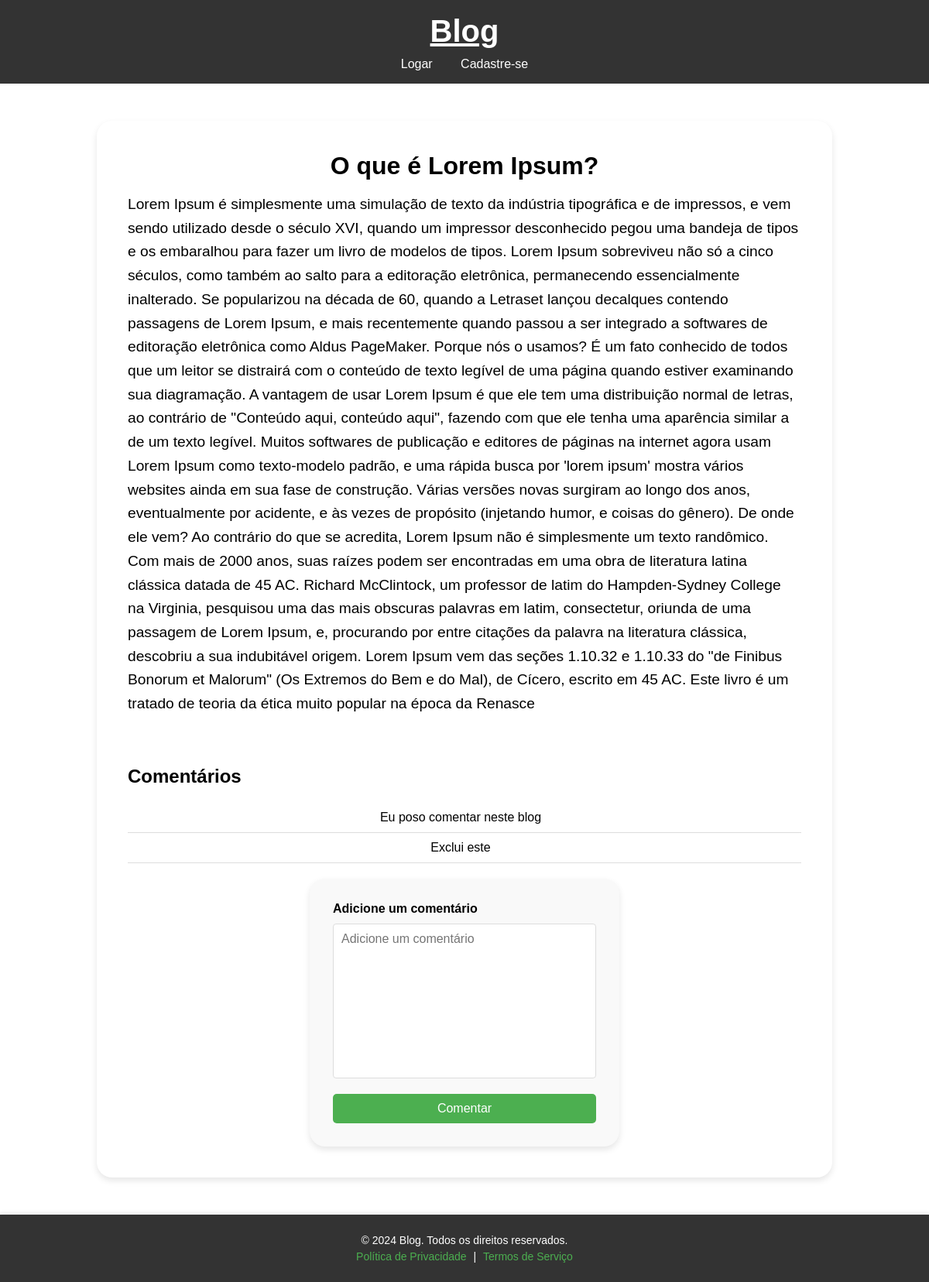
Screenshot of /blog/postagem/8 with the database file from the repository.
### tables this page shows
CREATE TABLE postagens (
    id INTEGER PRIMARY KEY AUTOINCREMENT,
    titulo TEXT NOT NULL,
    conteudo TEXT NOT NULL,
    usuario_id INTEGER NOT NULL,
    FOREIGN KEY (usuario_id) REFERENCES usuarios(id)
);

CREATE TABLE comentarios (
    id INTEGER PRIMARY KEY AUTOINCREMENT,
    conteudo TEXT NOT NULL,
    postagem_id INTEGER NOT NULL,
    usuario_id INTEGER NOT NULL,
    FOREIGN KEY (postagem_id) REFERENCES postagens(id),
    FOREIGN KEY (usuario_id) REFERENCES usuarios(id)
);

### routes/blog_routes.py (the view, shortened to what this page needs)
@blog_bp.route('/postagem/<int:postagem_id>', methods=['GET', 'POST'])
def detalhe_postagem(postagem_id):
    db = get_db()
    postagem = db.execute(
        'SELECT id, titulo, conteudo, usuario_id FROM postagens WHERE id = ?',
        (postagem_id,)
    ).fetchone()
    if not postagem:
        return "Postagem não encontrada", 404
    comentarios = db.execute(
        'SELECT id, conteudo, usuario_id FROM comentarios WHERE postagem_id = ?',
        (postagem_id,)
    ).fetchall()
    return render_template('detalhe_postagem.html', postagem=postagem, comentarios=comentarios)

### models/db.py (called while the page is built)
def get_db():
    if 'db' not in g:
        g.db = sqlite3.connect(current_app.config['DATABASE'])
        g.db.row_factory = sqlite3.Row
    return g.db

### templates/detalhe_postagem.html (shortened to what this page needs)
{% extends "base.html" %}
{% block content %}
<div class="post-container">
    <div class="post-detalhe">
        <h1>{{ postagem['titulo'] }}</h1>
        <p>{{ postagem['conteudo'] }}</p>
    </div>
    <div class="comentarios">
        <h2>Comentários</h2>
        {% if comentarios %}
            <ul>
                {% for comentario in comentarios %}
                    <li class="comentario">
                        <span>{{ comentario['conteudo'] }}</span>
                    </li>
                {% endfor %}
            </ul>
        {% else %}
            <p>Sem comentários ainda.</p>
        {% endif %}
        <form class="add_post" method="POST" action="{{ url_for('blog.comentar_postagem', postagem_id=postagem['id']) }}">
            <h4>Adicione um comentário</h4>
            <textarea name="conteudo" placeholder="Adicione um comentário" required></textarea>
            <button type="submit" class="btn">Comentar</button>
        </form>
    </div>
</div>
{% endblock %}

### static/css/main.css (style rules this page uses)
* { font-family: Arial, sans-serif; margin: 0; padding: 0; box-sizing: border-box; }
html, body { min-height: 100%; display: flex; flex-direction: column; height: 100vh; }
h4 { padding-bottom: 10px; }

### static/css/form.css (style rules this page uses)
input, textarea { width: 100%; padding: 10px; margin-bottom: 15px; border: 1px solid #ccc; border-radius: 4px; box-sizing: border-box; }
button[type="submit"] { background-color: #4CAF50; color: white; border: none; cursor: pointer; padding: 10px 15px; width: 100%; font-size: 16px; }
ul { list-style-type: none; padding: 0; margin: 20px 0; color: red; text-align: center; }

### static/css/post.css (style rules this page uses)
h1 { font-size: 24px; text-align: center; margin-bottom: 20px; }
input, textarea { width: 100%; padding: 10px; margin-bottom: 20px; border: 1px solid #ddd; border-radius: 4px; font-size: 16px; color: #333; background-color: #fff; }
button { width: 100%; padding: 12px; background-color: #333; color: white; border: none; border-radius: 4px; font-size: 16px; cursor: pointer; transition: background-color 0.3s ease; }
textarea { height: 200px; resize: none; }

### static/css/detalhe_post.css (style rules this page uses)
.post-container { width: 950px; padding: 40px; border-radius: 20px; box-shadow: 0 4px 9px rgba(0, 0, 0, 0.1); }
.post-detalhe { margin-bottom: 2em; }
.post-detalhe h1 { font-size: 2rem; margin-bottom: 1rem; }
.post-detalhe p { font-size: 1.2rem; line-height: 1.6; margin-bottom: 1.5rem; }
.comentarios { margin-top: 4rem; }
.comentarios ul li { display: flex; justify-content: space-between; align-items: center; padding: 10px; border-bottom: 1px solid #ddd; font-size: 16px; }
ul li span { color: #000; flex-grow: 1; margin-right: 10px; word-wrap: break-word; }
.comentarios ul { list-style-type: none; padding: 20px 0; margin: 0; }
.comentarios li { padding: 0.5rem; border-bottom: 1px solid #ddd; }
.comentarios textarea { width: 100%; min-height: 80px; margin-bottom: 1rem; }
.btn { display: inline-block; padding: 0.5rem 1rem; color: #fff; background-color: #007bff; border: none; border-radius: 5px; text-decoration: none; cursor: pointer; }

### rows the page displays
postagens: titulo "O que é Lorem Ipsum?", conteudo "Lorem Ipsum é simplesmente uma simulação de texto da indústria tipográfica e de impressos, e vem sendo utilizado desde o século XVI, quando um impressor desconhecido pegou uma bandeja de tipos e os embaralhou para fazer um livro de modelos de tipos. Lorem Ipsum sobreviveu não só a cinco séculos, como também ao salto para a editoração eletrônica, permanecendo essencialmente inalterado. Se popularizou na década de 60, quando a Letraset lançou decalques contendo passagens de Lorem Ipsum, e mais recentemente quando passou a ser integrado a softwares de editoração eletrônica como Aldus PageMaker. Porque nós o usamos? É um fato conhecido de todos que um leitor se distrairá com o conteúdo de texto…"
comentarios: conteudo "Eu poso comentar neste blog"
comentarios: conteudo "Exclui este"
